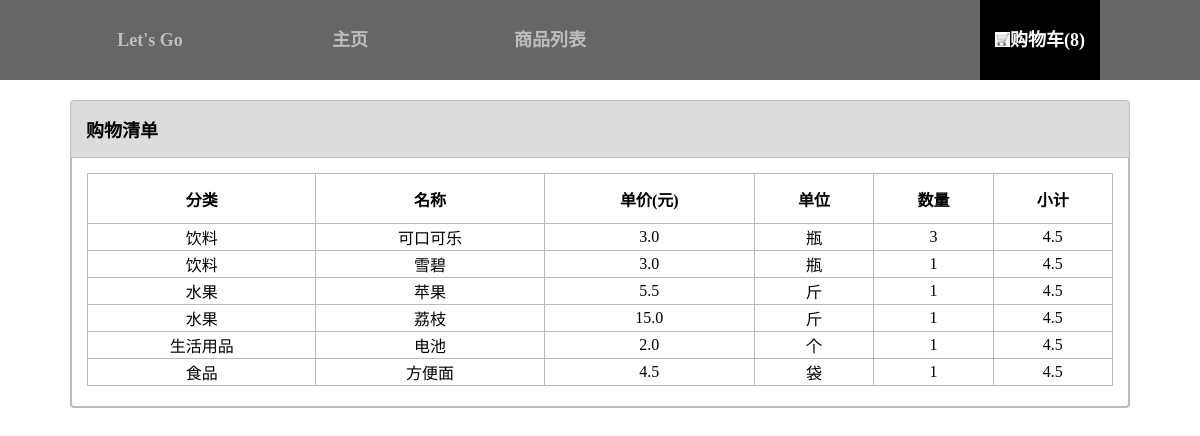
The app's page /shopping_cart with its own data.
### post/models.py (models this page shows, shortened)
class PurchasedItems(models.Model):
    count=models.IntegerField(default=1,null=False)
    goods_id=models.IntegerField(default=1,null=False)
    classification=models.CharField(max_length=10,default='')
    name= models.CharField(max_length=10,default='')
    price=models.FloatField(max_length=10,default=0)
    unit=models.CharField(max_length=10,default='')
    subtotal= models.FloatField(max_length=10, default=0)
    @classmethod
    def shopping_cart(cls):
        sum_count = 0
        for count  in PurchasedItems.objects.all():
            sum_count = sum_count + count.count
        return sum_count
    @classmethod
    def subtotal(cls):
        subtotal = 0
        for count in PurchasedItems.objects.all():
            subtotal=count.count*count.price
        return subtotal

### post/views.py (the view)
# urls.py: url(r'^shopping_cart$', views.shopping_cart, name='shopping_cart'),
def shopping_cart(request):
    carts=PurchasedItems.objects.all()
    print(PurchasedItems.subtotal())
    return render(request, 'post/shopping_cart.html', {'carts':carts, 'sum_count':PurchasedItems.shopping_cart(),'subtotal':PurchasedItems.subtotal()})

### post/templates/post/shopping_cart.html
{% extends 'post/base.html' %}
{% load staticfiles %}
{% block head %}
    <link rel="stylesheet" href="{% static 'css/shopping_cart.css' %}">
{% endblock head %}
{% block shopping_cart%}active{% endblock shopping_cart %}
{% block content %}
    <div class="list">
        <h1>购物清单</h1>
    </div>
    <div class="groove">
        <table>
            <tr>
                <th>分类</th>
                <th>名称</th>
                <th>单价(元)</th>
                <th>单位</th>
                <th>数量</th>
                <th>小计</th>
            </tr>
            {% for post in carts %}
                <tr>
                    <td> {{ post.classification }}</td>
                    <td>{{ post.name }}</td>
                    <td> {{ post.price }}</td>
                    <td>{{ post.unit }} </td>
                    <td>{{ post.count }}</td>
                    <td>{{subtotal }}</td>
                </tr>
            {% endfor %}
        </table>
    </div>
{% endblock content %}

### post/static/css/base.css (style rules this page uses)
body { margin: 0; min-width: 966px; }

### post/static/css/shopping_cart.css (style rules this page uses)
table { width:100%; border-collapse:collapse; }
table, td, th { border:1px solid #bbbbbb; }
th { height: 50px; }
td { text-align: center; }
.groove { border-style:none solid solid; border-width: 2px; margin: 0 70px 20px ; padding: 15px 15px 20px 15px ; border-radius:0 0 4px 4px; border-color: #bbbbbb; }
.list h1 { border-style:solid; border-width: thin; border-color: #bbbbbb; margin: 20px 70px 0; border-radius:4px 4px 0 0; border-collapse:collapse; padding: 15px; font-size: 18px; text-align:left; background-color:#DCDCDC; }

### records on screen
PurchasedItems: classification "饮料", name "可口可乐", price "3.0", unit "瓶", count "3", subtotal "4.5"
PurchasedItems: classification "饮料", name "雪碧", price "3.0", unit "瓶", count "1", subtotal "4.5"
PurchasedItems: classification "水果", name "苹果", price "5.5", unit "斤", count "1", subtotal "4.5"
PurchasedItems: classification "水果", name "荔枝", price "15.0", unit "斤", count "1", subtotal "4.5"
PurchasedItems: classification "生活用品", name "电池", price "2.0", unit "个", count "1", subtotal "4.5"
PurchasedItems: classification "食品", name "方便面", price "4.5", unit "袋", count "1"

### other values on screen
{{ sum_count }} "8"
